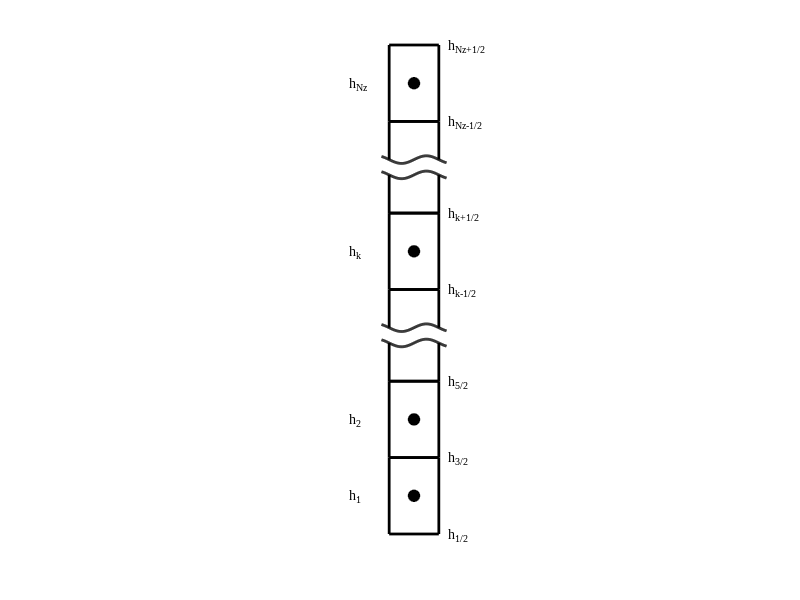

Reproduce this figure in MATLAB.
clear
close all

LW = 2;
width = 1.3;
height = 2;
rad=0.3;
rt_txt = 1.2 * width;
lf_txt = -0.8*width;
FS = 10;
FN = 'Times New Roman';


square = [...
    0,0;
    0,height;
    width,height;
    width,0;
    0,0;
    ];

cup = [...
    0,height;
    0,0;
    width,0;
    width,height;
    ];

cap = [...
    0,0;
    0,height;
    width,height;
    width,0;
    ];

radians = linspace(-0.2,width+0.2,100);
squiggle = 0.1*-sin(2*pi/width*radians);

figure
hold on
% square 1
plot(square(:,1),square(:,2),'k','LineWidth',LW)
pos = [width*.5-.5*rad height*.5-.5*rad rad rad];
rectangle('Position',pos,'Curvature',[1 1],'FaceColor','k')
text(rt_txt,0,'h_{1/2}','FontSize',FS,'FontName',FN)
text(rt_txt,height,'h_{3/2}','FontSize',FS,'FontName',FN)
text(lf_txt,0.5*height,'h_1','FontSize',FS,'FontName',FN)
% square 2
pos = [width*.5-.5*rad height*.5-.5*rad+height rad rad];
rectangle('Position',pos,'Curvature',[1 1],'FaceColor','k')
plot(square(:,1),square(:,2)+height,'k','LineWidth',LW)
text(rt_txt,height*2,'h_{5/2}','FontSize',FS,'FontName',FN)
text(lf_txt,height*1.5,'h_2','FontSize',FS,'FontName',FN)
% broken square
plot(cup(:,1),cup(:,2)*.5+2*height,'k','LineWidth',LW)
plot(radians,squiggle+2.5*height,'k','LineWidth',LW)
plot(radians,squiggle+2.7*height,'k','LineWidth',LW)
plot(cap(:,1),cap(:,2)*.5+2.7*height,'k','LineWidth',LW)
% square k
pos = [width*.5-.5*rad height*.5-.5*rad+3.2*height rad rad];
rectangle('Position',pos,'Curvature',[1 1],'FaceColor','k')
plot(square(:,1),square(:,2)+3.2*height,'k','LineWidth',LW)
text(rt_txt,3.2*height,'h_{k-1/2}','FontSize',FS,'FontName',FN)
text(rt_txt,4.2*height,'h_{k+1/2}','FontSize',FS,'FontName',FN)
text(lf_txt,3.7*height,'h_k','FontSize',FS,'FontName',FN)
% broken square
plot(cup(:,1),cup(:,2)*.5+4.2*height,'k','LineWidth',LW)
plot(radians,squiggle+4.7*height,'k','LineWidth',LW)
plot(radians,squiggle+4.9*height,'k','LineWidth',LW)
plot(cap(:,1),cap(:,2)*.5+4.9*height,'k','LineWidth',LW)
% top square
pos = [width*.5-.5*rad height*.5-.5*rad+5.4*height rad rad];
rectangle('Position',pos,'Curvature',[1 1],'FaceColor','k')
plot(square(:,1),square(:,2)+5.4*height,'k','LineWidth',LW)
text(rt_txt,5.4*height,'h_{Nz-1/2}','FontSize',FS,'FontName',FN)
text(rt_txt,6.4*height,'h_{Nz+1/2}','FontSize',FS,'FontName',FN)
text(lf_txt,5.9*height,'h_{Nz}','FontSize',FS,'FontName',FN)
hold off
axis equal
set(gca,'Visible','off');
print('../figs/axial_model.eps','-depsc2');
close(gcf);
